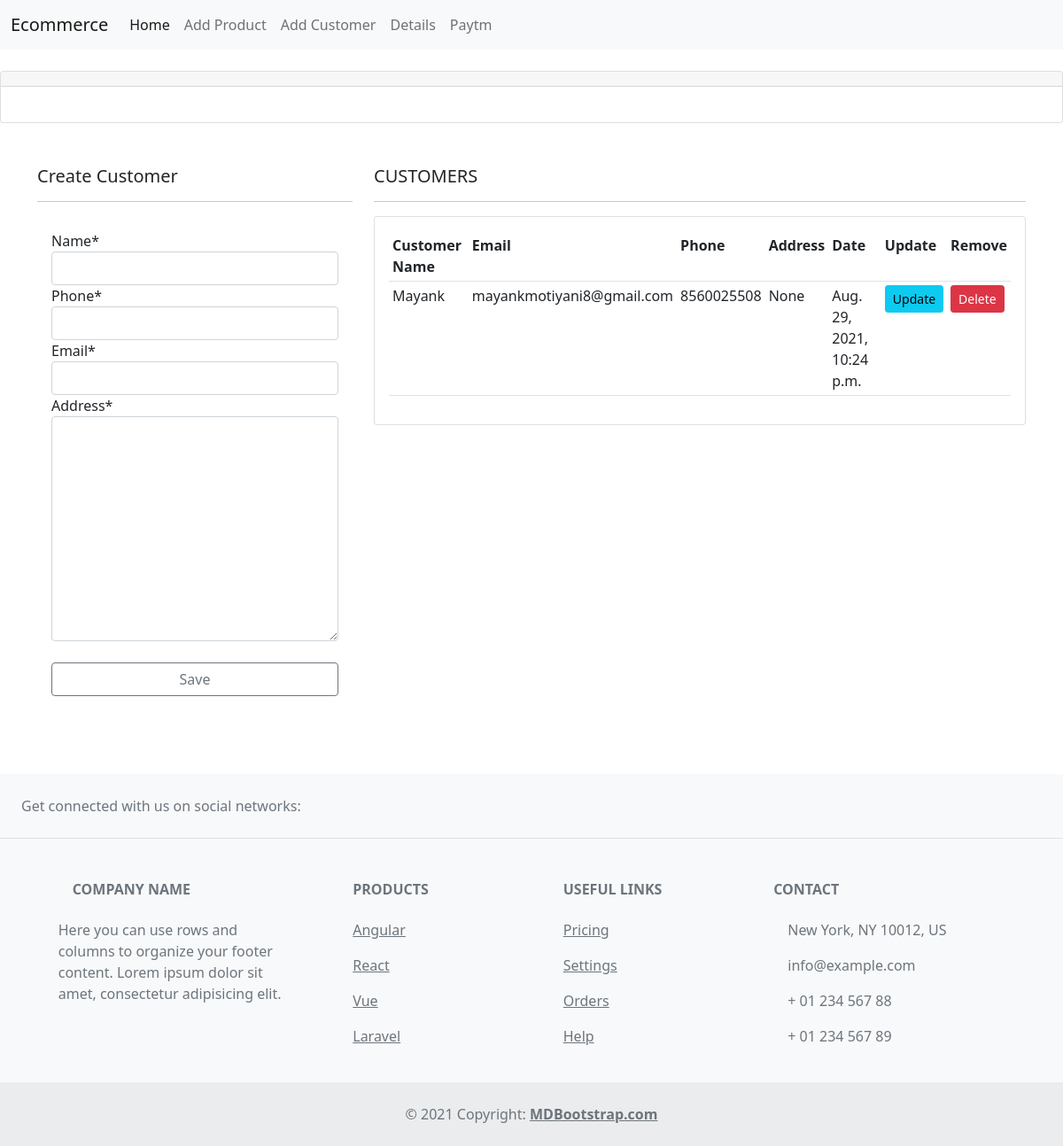
The app's page /create_customer/, older data.
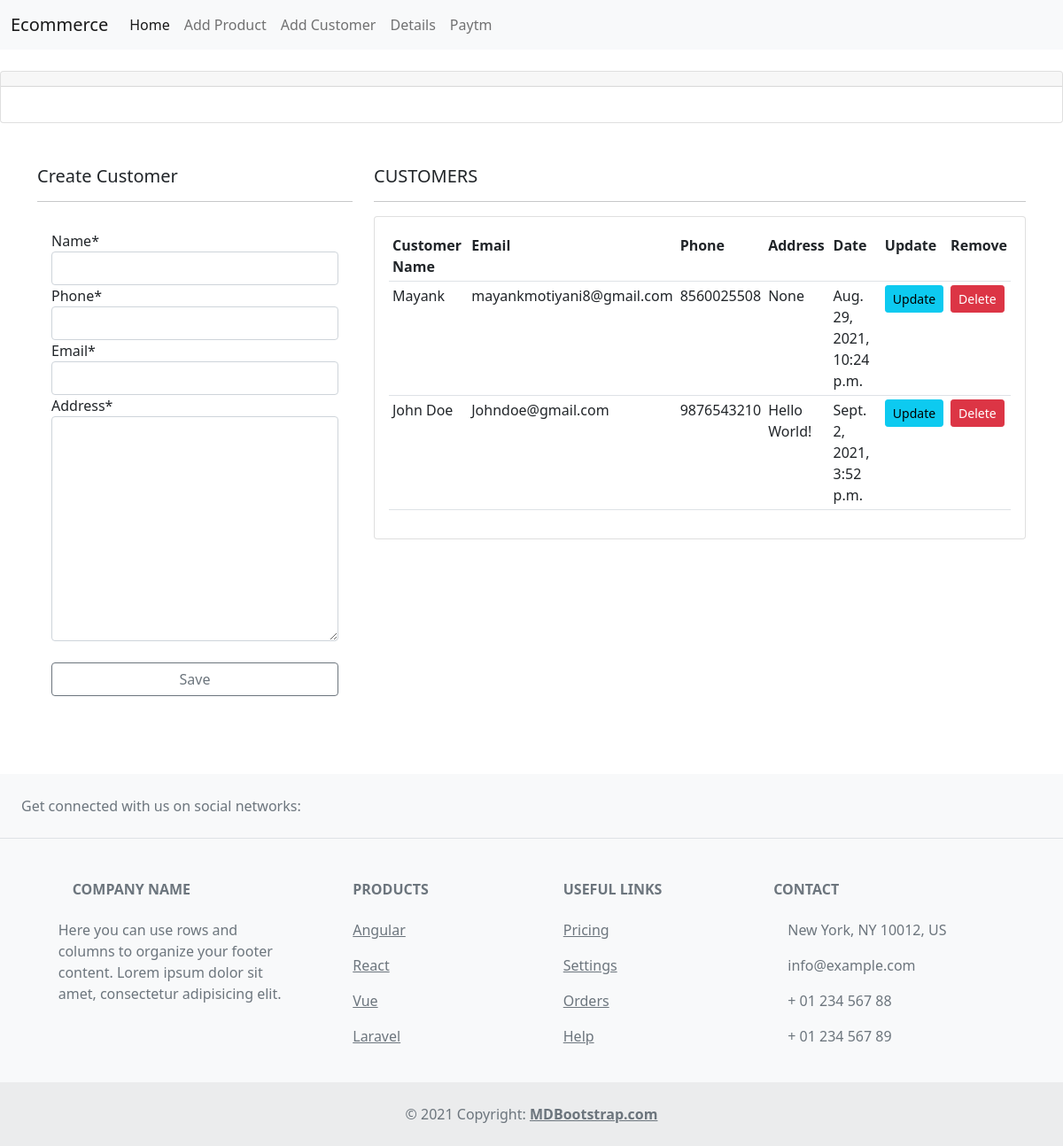
The same page, newer data.
### ECOM/models.py (models this page shows, shortened)
class Customer(models.Model):
	name = models.CharField(max_length=100)
	phone = models.CharField(max_length=100)
	email = models.CharField(max_length=100)
	address = models.TextField(max_length=200,null=True)
	date = models.DateTimeField(auto_now_add=True,null=True)

### ECOM/views.py (the view)
# urls.py: path('create_customer/',views.createCustomer,name = 'customer_dashboard'),
def createCustomer(request):
	getAllCustomer = Customer.objects.all()
	form = CustomerForm()
	if request.method == "POST":
		form = CustomerForm(request.POST)
		if form.is_valid():
			form.save()
			messages.success(request,'CUSTOMER CREATED!')
			return redirect('customer_dashboard')
	context = {'form':form,'getAllCustomer':getAllCustomer}
	return render(request,'ECOM/customer_dashboard.html',context)

### ECOM/forms.py
class CustomerForm(forms.ModelForm):
	class Meta:
		model = Customer
		fields = '__all__'

### ECOM/templates/ECOM/customer_dashboard.html (shortened to what this page needs)
{% extends 'ECOM/base.html' %}
{% load crispy_forms_tags %}
{% block content %}
<br>
	<div class="col">
		<div class="col-md">
			<div class="card text-center text-white  mb-3" id="orders-pending">
			  	<div class="card-header">
			  	</div>
			  	<div class="card-body">
			  	</div>
			</div>
		</div>
	</div>
<div class="container-fluid mt-5 setWidth ">
	<div class="jumbotron">
<div class="row">
	<div class="col-md-4">
		<h5>Create Customer</h5>
		<hr>
		<div class="card-body">
    <form method = "POST">
    	{{form|crispy}}
    	<br>
    	<input class="btn float-right btn-outline-secondary col-lg-12" type=submit value="Save" />
    </form>
    <br>
  </div>
	</div>
	<div class="col-md-8">
		<h5>CUSTOMERS</h5>
		<hr>
		<div class="card card-body">
			<table class="table table-sm">
				<tr>
					<th>Customer Name</th>
					<th>Email</th>
					<th>Phone</th>
					<th>Address</th>
					<th>Date</th>
					<th>Update</th>
					<th>Remove</th>
				</tr>
				{% for customer in getAllCustomer %}
				<tr>
					<td>{{customer.name}}</td>
					<td>{{customer.email}}</td>
					<td>{{customer.phone}}</td>
					<td>{{customer.address}}</td>
					<td>{{customer.date}}</td>
					<td><a class="btn btn-sm btn-info" href="{% url 'updateCustomer' customer.id %}">Update</a></td>
						<td><a class="btn btn-sm btn-danger" href="{% url 'deleteCustomer' customer.id %}">Delete</a></td>
				</tr>
				{% endfor %}
			</table>
		</div>
	</div>
</div>
</div>
</div>
{% endblock %}

Row changes from the older to the newer data that the page shows:
added Customer: name "John Doe", email "Johndoe@gmail.com", phone "9876543210", address "Hello World!", date "Sept. 2, 2021, 3:52 p.m."
